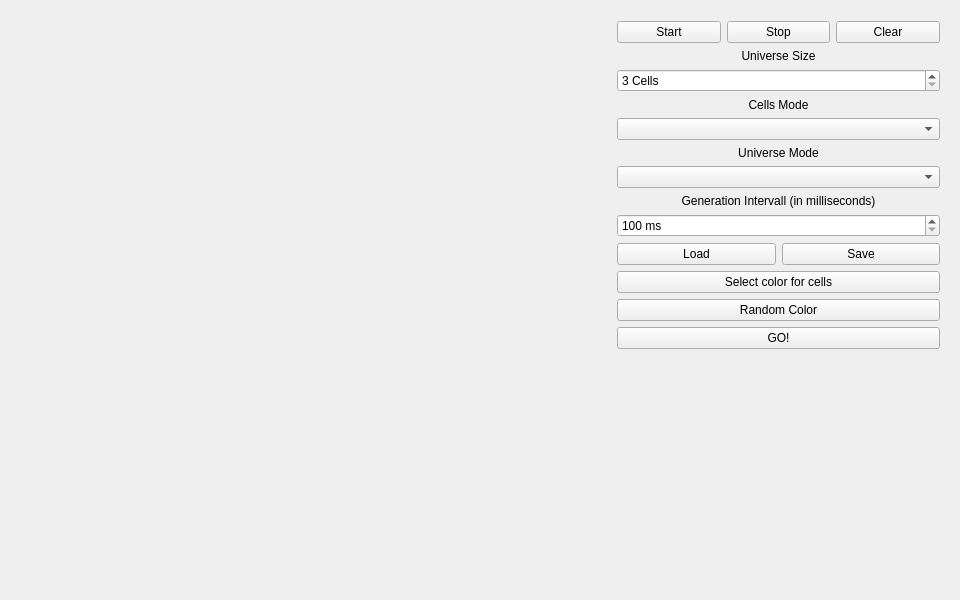
<?xml version="1.0" encoding="UTF-8"?>
<ui version="4.0">
 <class>MainWindow</class>
 <widget class="QMainWindow" name="MainWindow">
  <property name="geometry">
   <rect>
    <x>0</x>
    <y>0</y>
    <width>960</width>
    <height>600</height>
   </rect>
  </property>
  <property name="minimumSize">
   <size>
    <width>960</width>
    <height>600</height>
   </size>
  </property>
  <property name="maximumSize">
   <size>
    <width>960</width>
    <height>600</height>
   </size>
  </property>
  <property name="windowTitle">
   <string>MainWindow</string>
  </property>
  <widget class="QWidget" name="centralWidget">
   <widget class="QWidget" name="formLayoutWidget">
    <property name="geometry">
     <rect>
      <x>600</x>
      <y>10</y>
      <width>351</width>
      <height>581</height>
     </rect>
    </property>
    <layout class="QFormLayout" name="formLayout">
     <property name="fieldGrowthPolicy">
      <enum>QFormLayout::AllNonFixedFieldsGrow</enum>
     </property>
     <property name="labelAlignment">
      <set>Qt::AlignRight|Qt::AlignTrailing|Qt::AlignVCenter</set>
     </property>
     <property name="formAlignment">
      <set>Qt::AlignHCenter|Qt::AlignTop</set>
     </property>
     <item row="0" column="1">
      <layout class="QGridLayout" name="gridLayout_2">
       <item row="0" column="0">
        <widget class="QPushButton" name="Button_start">
         <property name="text">
          <string>Start</string>
         </property>
        </widget>
       </item>
       <item row="0" column="1">
        <widget class="QPushButton" name="Button_stop">
         <property name="text">
          <string>Stop</string>
         </property>
        </widget>
       </item>
       <item row="0" column="2">
        <widget class="QPushButton" name="Button_clear">
         <property name="text">
          <string>Clear</string>
         </property>
        </widget>
       </item>
      </layout>
     </item>
     <item row="2" column="1">
      <widget class="QLabel" name="Label_universe_size">
       <property name="enabled">
        <bool>true</bool>
       </property>
       <property name="sizePolicy">
        <sizepolicy hsizetype="Preferred" vsizetype="Preferred">
         <horstretch>1</horstretch>
         <verstretch>0</verstretch>
        </sizepolicy>
       </property>
       <property name="sizeIncrement">
        <size>
         <width>0</width>
         <height>0</height>
        </size>
       </property>
       <property name="text">
        <string>Universe Size</string>
       </property>
       <property name="alignment">
        <set>Qt::AlignCenter</set>
       </property>
      </widget>
     </item>
     <item row="3" column="1">
      <widget class="QSpinBox" name="SpinBox_universe_size">
       <property name="suffix">
        <string> Cells</string>
       </property>
       <property name="minimum">
        <number>3</number>
       </property>
       <property name="maximum">
        <number>100</number>
       </property>
       <property name="singleStep">
        <number>1</number>
       </property>
       <property name="value">
        <number>3</number>
       </property>
       <property name="displayIntegerBase">
        <number>10</number>
       </property>
      </widget>
     </item>
     <item row="4" column="1">
      <widget class="QLabel" name="Label_cell_mode">
       <property name="text">
        <string>Cells Mode</string>
       </property>
       <property name="alignment">
        <set>Qt::AlignCenter</set>
       </property>
      </widget>
     </item>
     <item row="5" column="1">
      <widget class="QComboBox" name="ComboBox_cells_mode"/>
     </item>
     <item row="6" column="1">
      <widget class="QLabel" name="Label_universe_mode">
       <property name="text">
        <string>Universe Mode</string>
       </property>
       <property name="alignment">
        <set>Qt::AlignCenter</set>
       </property>
      </widget>
     </item>
     <item row="7" column="1">
      <widget class="QComboBox" name="ComboBox_universe_mode"/>
     </item>
     <item row="8" column="1">
      <widget class="QLabel" name="Label_generation_intervall">
       <property name="text">
        <string>Generation Intervall (in milliseconds)</string>
       </property>
       <property name="alignment">
        <set>Qt::AlignCenter</set>
       </property>
      </widget>
     </item>
     <item row="9" column="1">
      <widget class="QSpinBox" name="SpinBox_generation_intervall">
       <property name="sizePolicy">
        <sizepolicy hsizetype="Expanding" vsizetype="Fixed">
         <horstretch>0</horstretch>
         <verstretch>0</verstretch>
        </sizepolicy>
       </property>
       <property name="baseSize">
        <size>
         <width>0</width>
         <height>0</height>
        </size>
       </property>
       <property name="suffix">
        <string> ms</string>
       </property>
       <property name="minimum">
        <number>100</number>
       </property>
       <property name="maximum">
        <number>5000</number>
       </property>
       <property name="singleStep">
        <number>100</number>
       </property>
      </widget>
     </item>
     <item row="10" column="1">
      <layout class="QHBoxLayout" name="horizontalLayout">
       <item>
        <widget class="QPushButton" name="Button_load">
         <property name="text">
          <string>Load</string>
         </property>
        </widget>
       </item>
       <item>
        <widget class="QPushButton" name="Button_save">
         <property name="text">
          <string>Save</string>
         </property>
        </widget>
       </item>
      </layout>
     </item>
     <item row="11" column="1">
      <widget class="QPushButton" name="Button_select_color">
       <property name="text">
        <string>Select color for cells</string>
       </property>
      </widget>
     </item>
     <item row="12" column="1">
      <widget class="QPushButton" name="Button_radom_color">
       <property name="text">
        <string>Random Color</string>
       </property>
      </widget>
     </item>
     <item row="13" column="1">
      <widget class="QPushButton" name="Button_go">
       <property name="text">
        <string>GO!</string>
       </property>
      </widget>
     </item>
    </layout>
   </widget>
   <widget class="QWidget" name="gridLayoutWidget">
    <property name="geometry">
     <rect>
      <x>9</x>
      <y>9</y>
      <width>581</width>
      <height>581</height>
     </rect>
    </property>
    <layout class="QGridLayout" name="gridLayout"/>
   </widget>
  </widget>
 </widget>
 <layoutdefault spacing="6" margin="11"/>
 <resources/>
 <connections/>
</ui>
